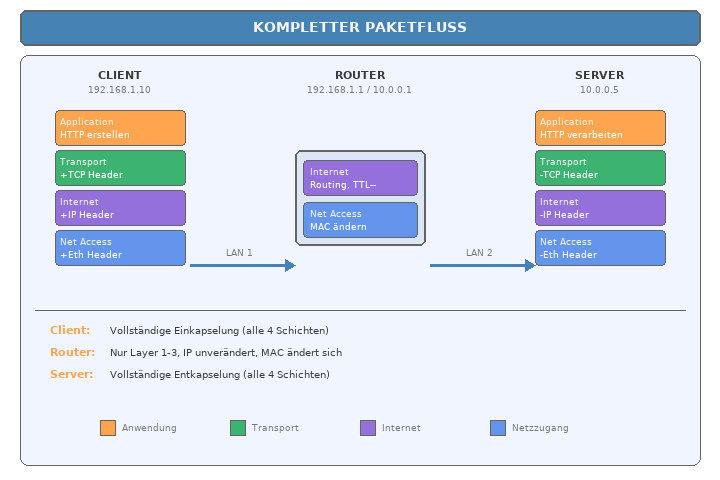
#> input picture .kiro/tmp/paketfluss.png, 720 x 480 px, found by its file name
$ python create_paketfluss.py
#> lines starting #> are read from the running program, lines starting #| are printed output that depends on the picture
#!/usr/bin/env python3
"""
Create paketfluss.png - Complete packet flow from client through router to server.
"""

from pathlib import Path
from lxml import etree
from PIL import Image
import cairosvg

NSMAP = {None: "http://www.w3.org/2000/svg"}

def create_svg_root(width, height):
    root = etree.Element("svg", nsmap=NSMAP)
    root.set("width", str(width))
    root.set("height", str(height))
    root.set("viewBox", f"0 0 {width} {height}")
    etree.SubElement(root, "rect", x="0", y="0", width=str(width), height=str(height), fill="#1A1A1A")
    return root

def export_png(svg_path, png_path, width, height):
    cairosvg.svg2png(url=svg_path, write_to=png_path, output_width=width, output_height=height)

def create_grayscale_version(color_path, gray_path):
    img = Image.open(color_path)
    if img.mode == 'RGBA':
        gray = img.convert('LA').convert('RGBA')
    else:
        gray = img.convert('L').convert('RGB')
    gray.save(gray_path)

def svg_to_string(root):
    return etree.tostring(root, pretty_print=True, xml_declaration=True, encoding="UTF-8").decode('utf-8')

def create_paketfluss():
    width = 800
    height = 550

    root = create_svg_root(width, height)

    # Colors
    title_color = "#E8E8E8"
    text_color = "#CCCCCC"
    text_dim = "#888888"
    box_fill = "#2D2D2D"
    box_stroke = "#4A9EFF"
    app_color = "#F39C12"
    transport_color = "#2ECC71"
    internet_color = "#9B59B6"
    netaccess_color = "#4A9EFF"
    arrow_color = "#4A9EFF"
    router_fill = "#1E3A5F"

    # Title
    title = etree.SubElement(root, "text", x=str(width//2), y="30",
                             fill=title_color, attrib={
                                 "font-family": "monospace",
                                 "font-size": "16",
                                 "font-weight": "bold",
                                 "text-anchor": "middle"
                             })
    title.text = "KOMPLETTER PAKETFLUSS"

    # Main container
    etree.SubElement(root, "rect", x="20", y="50", width="760", height="485",
                     fill=box_fill, stroke=box_stroke, rx="8",
                     attrib={"stroke-width": "2"})

    # Column headers
    cols = [
        ("CLIENT", "192.168.1.10", 120),
        ("ROUTER", "192.168.1.1 / 10.0.0.1", 400),
        ("SERVER", "10.0.0.5", 680)
    ]

    for name, ip, x in cols:
        txt = etree.SubElement(root, "text", x=str(x), y="80",
                               fill=title_color, attrib={
                                   "font-family": "monospace",
                                   "font-size": "13",
                                   "font-weight": "bold",
                                   "text-anchor": "middle"
                               })
        txt.text = name

        ip_txt = etree.SubElement(root, "text", x=str(x), y="95",
                                  fill=text_dim, attrib={
                                      "font-family": "monospace",
                                      "font-size": "10",
                                      "text-anchor": "middle"
                                  })
        ip_txt.text = ip

    # CLIENT stack
    client_x = 50
    client_y = 115
    layer_height = 45
    layer_width = 140

    layers = [
        ("Application", app_color, "HTTP-Request erstellen"),
        ("Transport", transport_color, "+TCP (Port 52345→80)"),
        ("Internet", internet_color, "+IP (→10.0.0.5)"),
        ("Net Access", netaccess_color, "+Eth (AA:AA→BB:BB)")
    ]

    for i, (name, color, desc) in enumerate(layers):
        y = client_y + i * layer_height

        etree.SubElement(root, "rect", x=str(client_x), y=str(y),
                         width=str(layer_width), height=str(layer_height - 5),
                         fill=color, stroke="#333333", rx="4",
                         attrib={"fill-opacity": "0.3", "stroke-width": "1"})

        txt = etree.SubElement(root, "text", x=str(client_x + 8), y=str(y + 18),
                               fill=text_color, attrib={
                                   "font-family": "monospace",
                                   "font-size": "10",
                                   "font-weight": "bold"
                               })
        txt.text = name

        desc_txt = etree.SubElement(root, "text", x=str(client_x + 8), y=str(y + 32),
                                    fill=text_dim, attrib={
                                        "font-family": "monospace",
                                        "font-size": "9"
                                    })
        desc_txt.text = desc

    # Arrow: Client -> Router (LAN 1)
    arrow_y = client_y + 4 * layer_height - 20
    etree.SubElement(root, "line", x1=str(client_x + layer_width + 10), y1=str(arrow_y),
                     x2="310", y2=str(arrow_y),
                     stroke=arrow_color, attrib={"stroke-width": "3"})
    etree.SubElement(root, "polygon",
                     points=f"310,{arrow_y-6} 310,{arrow_y+6} 322,{arrow_y}",
                     fill=arrow_color)

    lan1_txt = etree.SubElement(root, "text", x="230", y=str(arrow_y - 10),
                                fill=text_dim, attrib={
                                    "font-family": "monospace",
                                    "font-size": "9",
                                    "text-anchor": "middle"
                                })
    lan1_txt.text = "Ethernet LAN 1"

    # ROUTER box
    router_x = 330
    router_y = 180
    router_w = 140
    router_h = 120

    etree.SubElement(root, "rect", x=str(router_x), y=str(router_y),
                     width=str(router_w), height=str(router_h),
                     fill=router_fill, stroke=box_stroke, rx="6",
                     attrib={"stroke-width": "2"})

    # Router layers (only Internet and Net Access)
    router_layers = [
        ("Internet", internet_color, "Routing, TTL--"),
        ("Net Access", netaccess_color, "MAC ändern")
    ]

    for i, (name, color, desc) in enumerate(router_layers):
        y = router_y + 15 + i * 50

        etree.SubElement(root, "rect", x=str(router_x + 10), y=str(y),
                         width=str(router_w - 20), height="40",
                         fill=color, stroke="#333333", rx="3",
                         attrib={"fill-opacity": "0.3", "stroke-width": "1"})

        txt = etree.SubElement(root, "text", x=str(router_x + 18), y=str(y + 16),
                               fill=text_color, attrib={
                                   "font-family": "monospace",
                                   "font-size": "10",
                                   "font-weight": "bold"
                               })
        txt.text = name

        desc_txt = etree.SubElement(root, "text", x=str(router_x + 18), y=str(y + 30),
                                    fill=text_dim, attrib={
                                        "font-family": "monospace",
                                        "font-size": "9"
                                    })
        desc_txt.text = desc

    # Arrow: Router -> Server (LAN 2)
    etree.SubElement(root, "line", x1=str(router_x + router_w + 10), y1=str(arrow_y),
                     x2="590", y2=str(arrow_y),
                     stroke=arrow_color, attrib={"stroke-width": "3"})
    etree.SubElement(root, "polygon",
                     points=f"590,{arrow_y-6} 590,{arrow_y+6} 602,{arrow_y}",
                     fill=arrow_color)

    lan2_txt = etree.SubElement(root, "text", x="540", y=str(arrow_y - 10),
                                fill=text_dim, attrib={
                                    "font-family": "monospace",
                                    "font-size": "9",
                                    "text-anchor": "middle"
                                })
    lan2_txt.text = "Ethernet LAN 2"

    # SERVER stack
    server_x = 610
    server_y = 115

    server_layers = [
        ("Application", app_color, "HTTP verarbeiten"),
        ("Transport", transport_color, "-TCP"),
        ("Internet", internet_color, "-IP"),
        ("Net Access", netaccess_color, "-Eth (CC:CC)")
    ]

    for i, (name, color, desc) in enumerate(server_layers):
        y = server_y + i * layer_height

        etree.SubElement(root, "rect", x=str(server_x), y=str(y),
                         width=str(layer_width), height=str(layer_height - 5),
                         fill=color, stroke="#333333", rx="4",
                         attrib={"fill-opacity": "0.3", "stroke-width": "1"})

        txt = etree.SubElement(root, "text", x=str(server_x + 8), y=str(y + 18),
                               fill=text_color, attrib={
                                   "font-family": "monospace",
                                   "font-size": "10",
                                   "font-weight": "bold"
                               })
        txt.text = name

        desc_txt = etree.SubElement(root, "text", x=str(server_x + 8), y=str(y + 32),
                                    fill=text_dim, attrib={
                                        "font-family": "monospace",
                                        "font-size": "9"
                                    })
        desc_txt.text = desc

    # Summary section
    summary_y = 350
    etree.SubElement(root, "line", x1="40", y1=str(summary_y), x2="760", y2=str(summary_y),
                     stroke="#444444", attrib={"stroke-width": "1"})

    summary_items = [
        ("Client:", "Vollständige Einkapselung (alle 4 Schichten)", 60),
        ("Router:", "Nur Layer 1-3, IP-Adressen unverändert, MAC-Adressen ändern", 60),
        ("Server:", "Vollständige Entkapselung (alle 4 Schichten)", 60)
    ]

    for i, (label, desc, x) in enumerate(summary_items):
        y = summary_y + 25 + i * 22

        lbl = etree.SubElement(root, "text", x=str(x), y=str(y),
                               fill="#FFB347", attrib={
                                   "font-family": "monospace",
                                   "font-size": "11",
                                   "font-weight": "bold"
                               })
        lbl.text = label

        desc_txt = etree.SubElement(root, "text", x=str(x + 70), y=str(y),
                                    fill=text_color, attrib={
                                        "font-family": "monospace",
                                        "font-size": "11"
                                    })
        desc_txt.text = desc

    # Visual flow arrows on left side
    flow_x = 35
    for i in range(3):
        y1 = client_y + i * layer_height + 20
        y2 = y1 + layer_height - 10
        etree.SubElement(root, "line", x1=str(flow_x), y1=str(y1), x2=str(flow_x), y2=str(y2),
                         stroke="#555555", attrib={"stroke-width": "1"})
        etree.SubElement(root, "polygon",
                         points=f"{flow_x-3},{y2} {flow_x+3},{y2} {flow_x},{y2+5}",
                         fill="#555555")

    # Legend
    legend_y = 460
    legend_items = [
        (app_color, "Anwendung"),
        (transport_color, "Transport"),
        (internet_color, "Internet"),
        (netaccess_color, "Netzzugang")
    ]

    legend_x = 100
    for color, name in legend_items:
        etree.SubElement(root, "rect", x=str(legend_x), y=str(legend_y),
                         width="15", height="15", fill=color, rx="2",
                         attrib={"fill-opacity": "0.3"})

        txt = etree.SubElement(root, "text", x=str(legend_x + 22), y=str(legend_y + 12),
                               fill=text_dim, attrib={
                                   "font-family": "monospace",
                                   "font-size": "10"
                               })
        txt.text = name

        legend_x += 140

    return root, width, height

def main():
    output_dir = Path("/media/andhue/Wissen/open-lectures/.kiro/tmp")

    root, width, height = create_paketfluss()

    svg_path = output_dir / "paketfluss.svg"
    with open(svg_path, 'w', encoding='utf-8') as f:
        f.write(svg_to_string(root))
    print(f"Created: {svg_path}")

    png_path = output_dir / "paketfluss.png"
    export_png(str(svg_path), str(png_path), width, height)
    print(f"Created: {png_path}")

    gray_path = output_dir / "paketfluss_g.png"
    create_grayscale_version(str(png_path), str(gray_path))
#> in create_grayscale_version, img is the input picture: PIL image 720x480 RGBA; mean R, G, B, A 183.1, 191.2, 203.9, 224.3
#> in create_grayscale_version, `gray = img.convert('LA').convert('RGBA')`:
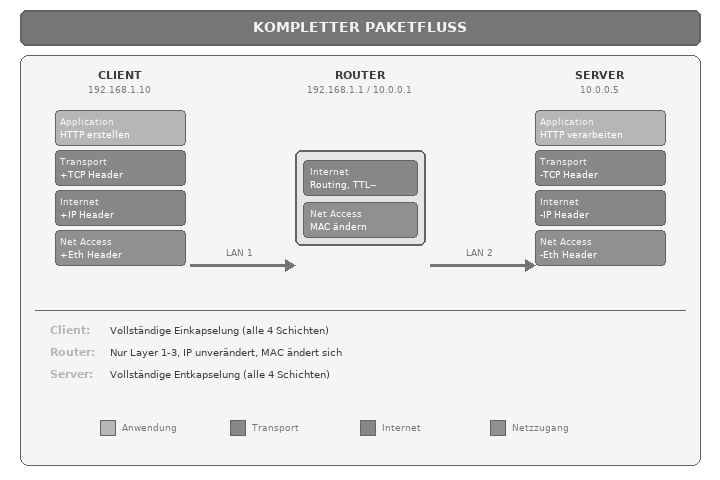
#> gray: PIL image 720x480 RGBA; mean R, G, B, A 190.5, 190.5, 190.5, 224.3; transparent parts drawn white
    print(f"Created: {gray_path}")

if __name__ == "__main__":
    main()

$ run again, with .kiro/tmp/datenfluss.png copied over .kiro/tmp/paketfluss.png
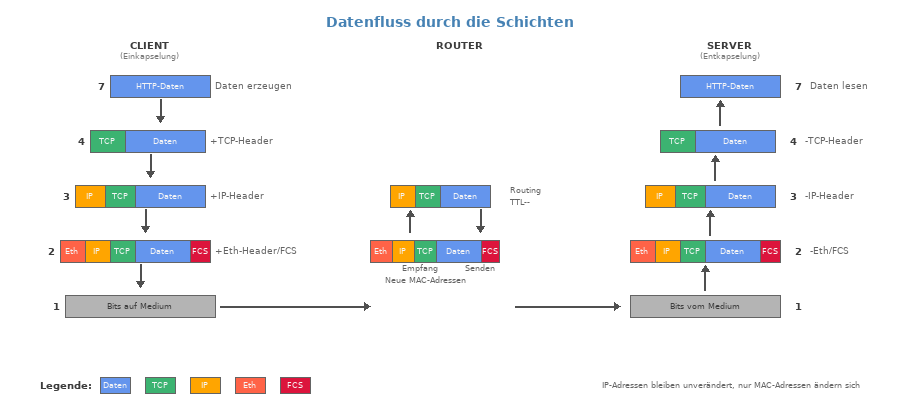
#> input picture .kiro/tmp/datenfluss.png, 900 x 420 px, found by its file name
#> in create_grayscale_version, img is the input picture: PIL image 900x420 RGBA; mean R, G, B, A 15.7, 16.9, 18.1, 28.9
#> in create_grayscale_version, `gray = img.convert('LA').convert('RGBA')`:
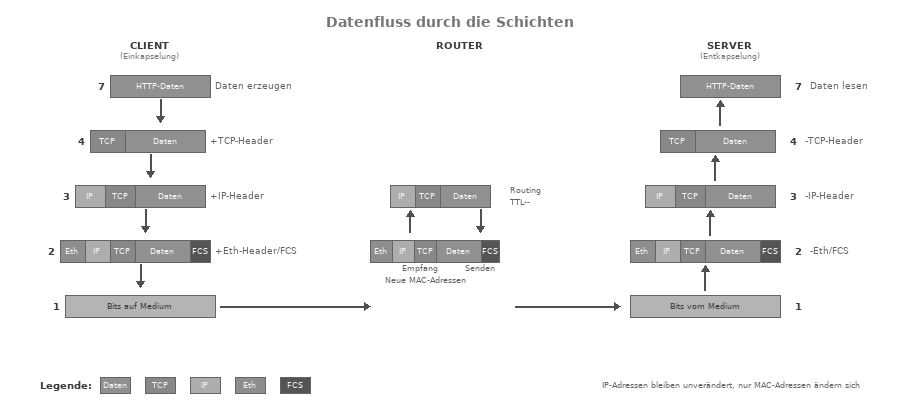
#> gray: PIL image 900x420 RGBA; mean R, G, B, A 16.7, 16.7, 16.7, 28.9; transparent parts drawn white

$ run again, with .kiro/tmp/datenkapselung.png copied over .kiro/tmp/paketfluss.png
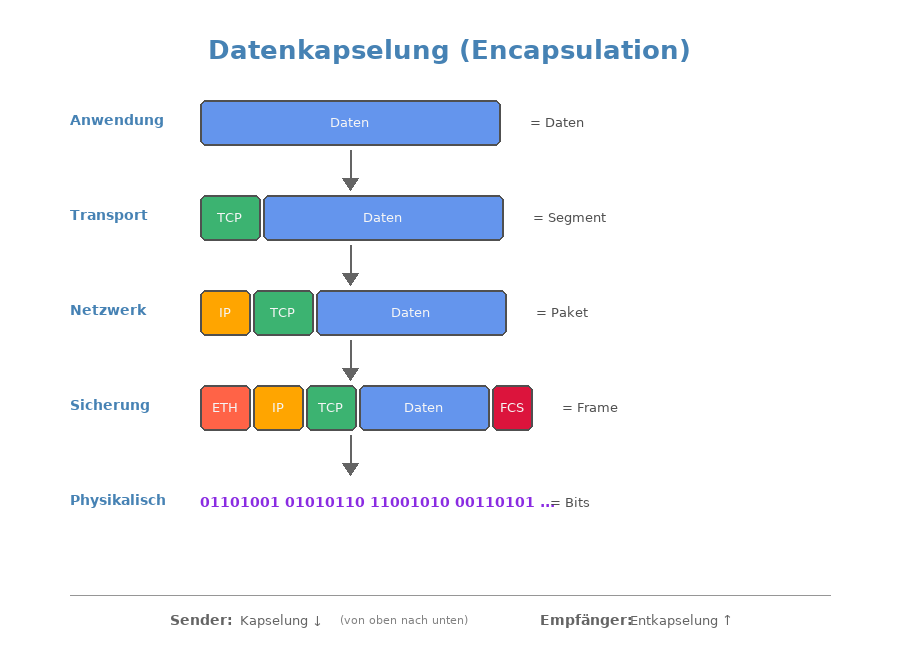
#> input picture .kiro/tmp/datenkapselung.png, 900 x 660 px, found by its file name
#> in create_grayscale_version, img is the input picture: PIL image 900x660 RGBA; mean R, G, B, A 13, 16, 20.7, 28.6
#> in create_grayscale_version, `gray = img.convert('LA').convert('RGBA')`:
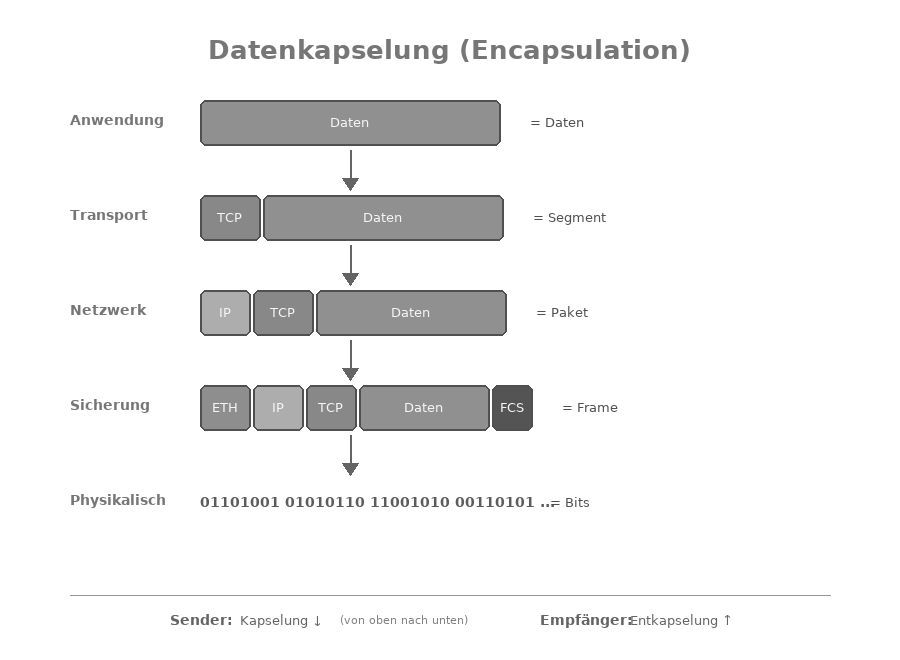
#> gray: PIL image 900x660 RGBA; mean R, G, B, A 15.6, 15.6, 15.6, 28.6; transparent parts drawn white
